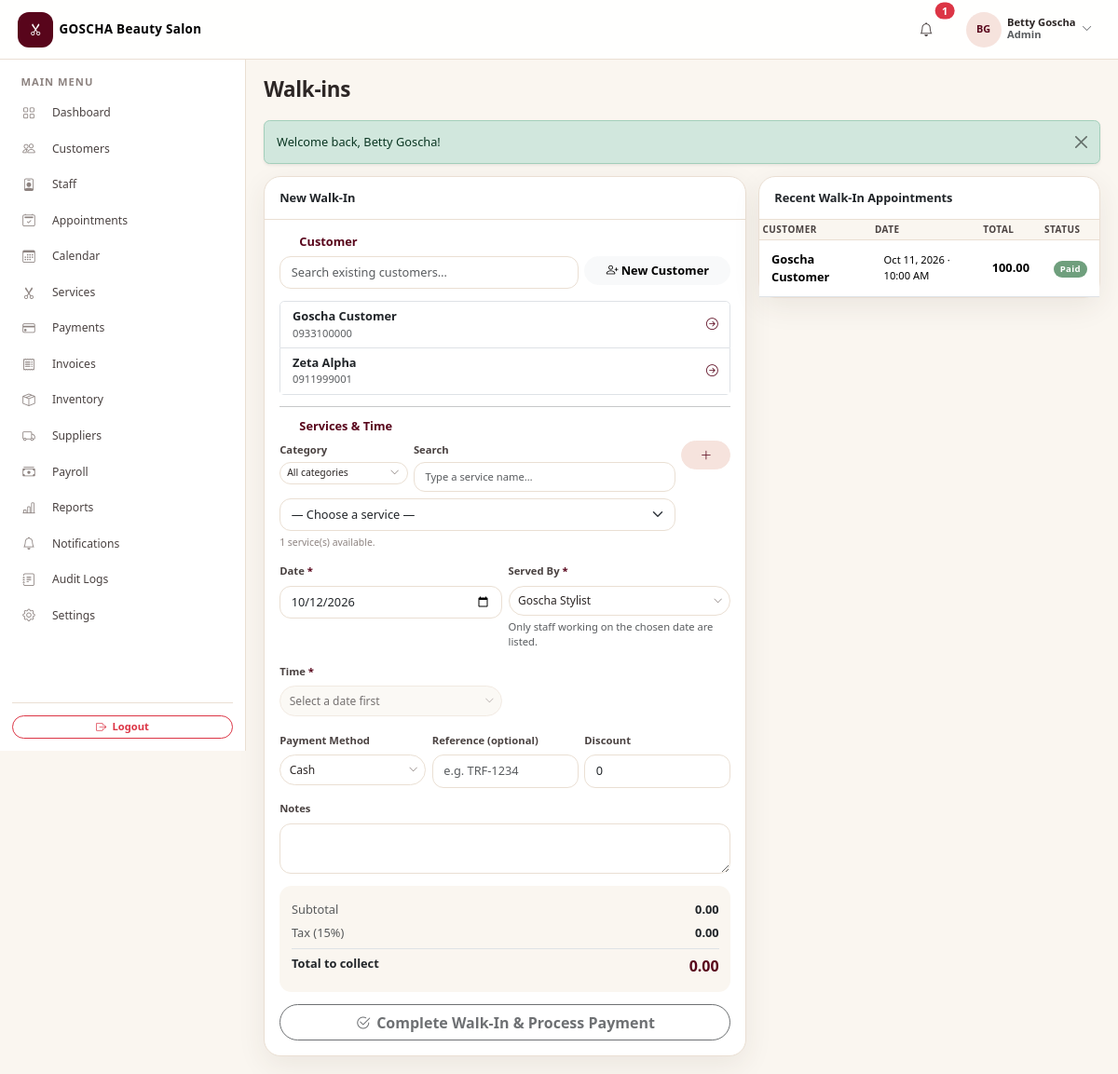
The page /admin/walkins.php (signed in) on the database its author committed.
### tables this page shows
CREATE TABLE `users` (
  `id` int(11) NOT NULL AUTO_INCREMENT,
  `salon_id` int(11) NOT NULL,
  `name` varchar(100) NOT NULL,
  `first_name` varchar(100) DEFAULT NULL,
  `last_name` varchar(100) DEFAULT NULL,
  `email` varchar(255) NOT NULL,
  `phone` varchar(20) DEFAULT NULL,
  `password` varchar(255) NOT NULL,
  `role` enum('admin','receptionist') NOT NULL DEFAULT 'admin',
  `status` enum('active','inactive') NOT NULL DEFAULT 'active',
  `created_at` datetime NOT NULL DEFAULT current_timestamp(),
  `updated_at` datetime NOT NULL DEFAULT current_timestamp() ON UPDATE current_timestamp(),
  PRIMARY KEY (`id`),
  UNIQUE KEY `uq_users_email` (`email`),
  KEY `idx_users_salon` (`salon_id`),
  CONSTRAINT `fk_users_salon` FOREIGN KEY (`salon_id`) REFERENCES `salons` (`id`)
);

CREATE TABLE `salons` (
  `id` int(11) NOT NULL AUTO_INCREMENT,
  `salon_name` varchar(150) NOT NULL,
  `owner_first_name` varchar(100) DEFAULT NULL,
  `owner_last_name` varchar(100) DEFAULT NULL,
  `email` varchar(255) DEFAULT NULL,
  `phone` varchar(20) DEFAULT NULL,
  `address` varchar(255) DEFAULT NULL,
  `timezone` varchar(64) NOT NULL DEFAULT 'Africa/Addis_Ababa',
  `currency` char(3) NOT NULL DEFAULT 'ETB',
  `status` enum('active','inactive') NOT NULL DEFAULT 'active',
  `setup_completed_at` datetime DEFAULT NULL,
  `created_at` datetime NOT NULL DEFAULT current_timestamp(),
  `updated_at` datetime NOT NULL DEFAULT current_timestamp() ON UPDATE current_timestamp(),
  PRIMARY KEY (`id`),
  UNIQUE KEY `uq_salons_name` (`salon_name`),
  KEY `idx_salons_status` (`status`)
);

CREATE TABLE `customers` (
  `id` int(11) NOT NULL AUTO_INCREMENT,
  `salon_id` int(11) NOT NULL,
  `first_name` varchar(100) NOT NULL,
  `last_name` varchar(100) NOT NULL,
  `phone` varchar(20) NOT NULL,
  `email` varchar(255) DEFAULT NULL,
  `password` varchar(255) DEFAULT NULL,
  `date_of_birth` date DEFAULT NULL,
  `gender` enum('female','male','other') DEFAULT NULL,
  `address` varchar(255) DEFAULT NULL,
  `skin_type` varchar(100) DEFAULT NULL,
  `hair_type` varchar(100) DEFAULT NULL,
  `allergies` text DEFAULT NULL,
  `notes` text DEFAULT NULL,
  `loyalty_points` int(11) NOT NULL DEFAULT 0,
  `created_at` datetime NOT NULL DEFAULT current_timestamp(),
  `updated_at` datetime NOT NULL DEFAULT current_timestamp() ON UPDATE current_timestamp(),
  PRIMARY KEY (`id`),
  KEY `idx_customers_phone` (`phone`),
  KEY `idx_customers_name` (`last_name`,`first_name`),
  KEY `idx_customers_salon` (`salon_id`),
  KEY `idx_cust_salon_name` (`salon_id`,`last_name`,`first_name`),
  CONSTRAINT `fk_customers_salon` FOREIGN KEY (`salon_id`) REFERENCES `salons` (`id`)
);

CREATE TABLE `appointments` (
  `id` int(11) NOT NULL AUTO_INCREMENT,
  `salon_id` int(11) NOT NULL,
  `customer_id` int(11) NOT NULL,
  `staff_id` int(11) DEFAULT NULL,
  `appointment_date` date NOT NULL,
  `start_time` time NOT NULL,
  `end_time` time NOT NULL,
  `status` enum('pending','confirmed','in_progress','completed','cancelled','no_show') NOT NULL DEFAULT 'pending',
  `notes` text DEFAULT NULL,
  `subtotal` decimal(10,2) NOT NULL DEFAULT 0.00,
  `discount` decimal(10,2) NOT NULL DEFAULT 0.00,
  `tax` decimal(10,2) NOT NULL DEFAULT 0.00,
  `total_amount` decimal(10,2) NOT NULL DEFAULT 0.00,
  `payment_status` enum('pending','partial','paid','refunded') NOT NULL DEFAULT 'pending',
  `created_by` int(11) DEFAULT NULL,
  `created_at` datetime NOT NULL DEFAULT current_timestamp(),
  `updated_at` datetime NOT NULL DEFAULT current_timestamp() ON UPDATE current_timestamp(),
  PRIMARY KEY (`id`),
  KEY `idx_appt_date` (`appointment_date`),
  KEY `idx_appt_status` (`status`),
  KEY `idx_appt_customer` (`customer_id`),
  KEY `idx_appt_staff` (`staff_id`),
  KEY `idx_appt_created_by` (`created_by`),
  KEY `idx_appointments_salon` (`salon_id`),
  KEY `idx_appt_salon_date` (`salon_id`,`appointment_date`),
  KEY `idx_appt_salon_staff` (`salon_id`,`staff_id`,`appointment_date`),
  KEY `idx_appt_salon_cust` (`salon_id`,`customer_id`),
  CONSTRAINT `fk_appointments_salon` FOREIGN KEY (`salon_id`) REFERENCES `salons` (`id`),
  CONSTRAINT `fk_appt_created_by` FOREIGN KEY (`created_by`) REFERENCES `users` (`id`) ON DELETE SET NULL,
  CONSTRAINT `fk_appt_customer` FOREIGN KEY (`customer_id`) REFERENCES `customers` (`id`) ON DELETE CASCADE,
  CONSTRAINT `fk_appt_staff` FOREIGN KEY (`staff_id`) REFERENCES `staff` (`id`) ON DELETE SET NULL
);

### modules/walkins.php (the view, shortened to what the rows shown need)
<?php
$salonId = (int)current_salon_id();
$preselect  = null;
$customersStmt = db()->prepare('SELECT id, first_name, last_name, phone FROM customers WHERE salon_id = :sid ORDER BY first_name LIMIT 500');
$customersStmt->execute(['sid' => $salonId]);
$customers = $customersStmt->fetchAll();
$serviceTree = service_picker_tree(true);
$recent = [];
try {
    $stmt = db()->prepare(
        'SELECT a.*, CONCAT(c.first_name, " ", c.last_name) AS customer_name, c.phone AS customer_phone
         FROM appointments a JOIN customers c ON c.id = a.customer_id AND c.salon_id = a.salon_id
         WHERE a.salon_id = :sid
         ORDER BY a.created_at DESC LIMIT 10'
    );
    $stmt->execute(['sid' => $salonId]);
    $recent = $stmt->fetchAll();
} catch (Throwable $e) {
}
include __DIR__ . '/../includes/header.php';
?>
<div class="row g-3">
    <div class="col-lg-7">
        <div class="card">
            <div class="card-body">
                <?php if ($preselect): ?>
                    <div class="d-flex align-items-center justify-content-between bg-blush rounded-4 p-3 mb-4">
                        <div class="d-flex align-items-center gap-3">
                            <span class="avatar"><?php echo e(initials($preselect['first_name'] . ' ' . $preselect['last_name'])); ?></span>
                            <div>
                                <div class="fw-bold"><?php echo e($preselect['first_name'] . ' ' . $preselect['last_name']); ?></div>
                                <div class="small text-muted"><?php echo e($preselect['phone']); ?> · <?php echo (int)$preselect['loyalty_points']; ?> pts</div>
                            </div>
                        </div>
                        <a href="walkins.php" class="btn btn-sm btn-light rounded-pill"><i class="bi bi-x-lg"></i> Change</a>
                    </div>
                <?php else: ?>
                    <div class="list-group mb-3" id="customerList" style="max-height:220px;overflow-y:auto;">
                        <?php foreach ($customers as $c): ?>
                            <a href="walkins.php?customer_id=<?php echo $c['id']; ?>" class="list-group-item list-group-item-action customer-item d-flex justify-content-between align-items-center"
                               data-search="<?php echo e(strtolower($c['first_name'] . ' ' . $c['last_name'] . ' ' . $c['phone'])); ?>">
                                <div>
                                    <div class="fw-semibold"><?php echo e($c['first_name'] . ' ' . $c['last_name']); ?></div>
                                    <div class="small text-muted"><?php echo e($c['phone']); ?></div>
                                </div>
                                <i class="bi bi-arrow-right-circle text-rose"></i>
                            </a>
                        <?php endforeach; ?>
                    </div>
                <?php endif; ?>
            </div>
        </div>
    </div>
    <div class="col-lg-5">
        <div class="card table-card">
            <div class="table-responsive">
                <table class="table table-sm align-middle mb-0">
                    <thead><tr><th>Customer</th><th>Date</th><th>Total</th><th>Status</th></tr></thead>
                    <tbody>
                    <?php if (!$recent): ?>
                        <tr><td colspan="4" class="text-center text-muted py-4">No walk-ins yet.</td></tr>
                    <?php else: foreach ($recent as $r): ?>
                        <tr>
                            <td class="fw-semibold"><?php echo e($r['customer_name']); ?></td>
                            <td class="small"><?php echo fmt_date($r['appointment_date']); ?> · <?php echo fmt_time($r['start_time']); ?></td>
                            <td class="fw-semibold"><?php echo money($r['total_amount']); ?></td>
                            <td><?php echo status_badge($r['payment_status']); ?></td>
                        </tr>
                    <?php endforeach; endif; ?>
                    </tbody>
                </table>
            </div>
        </div>
    </div>
</div>
<?php include __DIR__ . '/../includes/footer.php'; ?>

### includes/navbar.php (shortened to what the rows shown need)
<?php
$user = current_user();
$isAdmin = is_admin();
$base = $isAdmin ? 'admin' : 'receptionist';
$dashUrl = base_url($base . '/dashboard.php');
?>
<nav class="navbar app-navbar navbar-expand-lg sticky-top">
    <div class="container-fluid px-3 px-lg-4">
        <?php $brandLogo = salon_logo_url(); ?>
        <a class="navbar-brand d-flex align-items-center gap-2 fw-semibold" href="<?php echo $dashUrl; ?>">
            <?php if ($brandLogo !== ''): ?>
                <img src="<?php echo e($brandLogo); ?>" alt="<?php echo e(salon_name()); ?> logo" class="brand-logo">
            <?php else: ?>
                <span class="brand-mark"><i class="bi bi-scissors"></i></span>
            <?php endif; ?>
            <span class="brand-name d-none d-sm-inline"><?php echo e(salon_name()); ?></span>
        </a>
        <div class="d-flex align-items-center gap-2 gap-lg-3 ms-auto">
            <div class="dropdown">
                <button class="btn btn-user d-flex align-items-center gap-2" type="button" data-bs-toggle="dropdown" aria-expanded="false">
                    <span class="avatar"><?php echo e(initials($user['name'])); ?></span>
                    <span class="d-none d-md-block text-start">
                        <span class="d-block user-name small lh-1"><?php echo e($user['name']); ?></span>
                        <span class="d-block user-role small text-muted"><?php echo e(ucfirst($user['role'])); ?></span>
                    </span>
                    <i class="bi bi-chevron-down small text-muted"></i>
                </button>
            </div>
        </div>
    </div>
</nav>

### includes/functions.php (shortened to what the rows shown need)
<?php
function e($value): string
{
    return htmlspecialchars((string)$value, ENT_QUOTES, 'UTF-8');
}
function base_url(string $path = ''): string
{
    static $base = null;
    if ($base === null) {
        $rootDir   = realpath(dirname(__DIR__));
        $scriptDir = realpath(dirname($_SERVER['SCRIPT_FILENAME'] ?? __DIR__));
        $depth = 0;
        $dir   = $scriptDir;
        while ($dir && $rootDir && realpath($dir) !== $rootDir && strpos(realpath($dir), $rootDir) === 0) {
            $depth++;
            $dir = dirname($dir);
        }
        $base = str_repeat('../', $depth);
    }
    return $base . $path;
}
function money($amount): string
{
    return number_format((float)$amount, 2);
}
function fmt_time($time): string
{
    return date('g:i A', strtotime((string)$time));
}
function fmt_date($date): string
{
    return date('M j, Y', strtotime((string)$date));
}
function &_settings_cache(): array
{
    static $cache = [];
    return $cache;
}
function settings_salon_id(): int
{
    if (function_exists('default_salon_id')) {
        $id = default_salon_id();
        if ($id > 0) {
            return $id;
        }
    }
}
function get_setting(string $key, $default = null)
{
    $salonId = settings_salon_id();
    $cache =& _settings_cache();
    if (($cache['_generation'] ?? -1) !== settings_cache_generation()
        || !isset($cache['_salons'][$salonId])) {
        $loaded = [];
        try {
            $stmt = db()->prepare(
                'SELECT setting_key, setting_value FROM settings WHERE salon_id = :sid'
            );
            $stmt->execute(['sid' => $salonId]);
            foreach ($stmt->fetchAll() as $row) {
                $loaded[$row['setting_key']] = $row['setting_value'];
            }
        } catch (Throwable $e) {
        }
        if (!isset($cache['_salons']) || !is_array($cache['_salons'])) {
            $cache['_salons'] = [];
        }
        $cache['_salons'][$salonId] = $loaded;
    }
    $value = $cache['_salons'][$salonId][$key] ?? null;
    return ($value !== null && $value !== '') ? $value : $default;
}
function settings_cache_generation(): int
{
    return (int)($GLOBALS['__settings_cache_generation'] ?? 0);
}
function salon_name(): string
{
    if (function_exists('salon_profile')) {
        $profile = salon_profile();
        if (is_array($profile) && trim((string)($profile['salon_name'] ?? '')) !== '') {
            return (string)$profile['salon_name'];
        }
    }
    $mirrored = trim((string)get_setting('salon_name', ''));
    return $mirrored !== '' ? $mirrored : 'Your Salon';
}
function salon_logo_path(): string
{
    return trim((string)get_setting('salon_logo', ''));
}
function salon_logo_url(): string
{
    $path = salon_logo_path();
    if ($path === '') {
        return '';
    }
    $normalized = ltrim(str_replace('\\', '/', $path), '/');
    $url = base_url($normalized);
    return $url;
}
function status_badge(string $status): string
{
    $map = [
        'active'      => 'success',
        'inactive'    => 'secondary',
        'paid'        => 'success',
        'pending'     => 'warning',
        'partial'     => 'info',
        'refunded'    => 'danger',
        'unpaid'      => 'danger',
        'void'        => 'secondary',
        'confirmed'   => 'primary',
        'in_progress' => 'info',
        'completed'   => 'success',
        'cancelled'   => 'danger',
        'no_show'     => 'secondary',
        'waiting'     => 'warning',
        'converted'   => 'success',
    ];
    $class = $map[strtolower($status)] ?? 'secondary';
    return '<span class="badge badge-status bg-' . $class . '">' . e(ucwords(str_replace('_', ' ', $status))) . '</span>';
}
function services_for_picker(bool $onlyActive = true): array
{
    $salonId = default_salon_id();
    $where = $onlyActive ? "AND s.status = 'active'" : '';
    $stmt = db()->prepare(
        "SELECT s.id, s.name, s.description, s.price, s.duration_minutes, s.status,
                s.category_id, s.subcategory_id, s.sort_order,
                c.name AS category_name, c.sort_order AS category_order,
                sc.name AS subcategory_name, sc.sort_order AS subcategory_order
           FROM services s
           LEFT JOIN service_categories c    ON c.id  = s.category_id    AND c.salon_id  = s.salon_id
           LEFT JOIN service_subcategories sc ON sc.id = s.subcategory_id AND sc.salon_id = s.salon_id
          WHERE s.salon_id = :sid $where
       ORDER BY COALESCE(c.sort_order, 999999), c.name,
                COALESCE(sc.sort_order, 999999), sc.name,
                s.sort_order, s.name, s.id"
    );
    $stmt->execute(['sid' => $salonId]);
    return $stmt->fetchAll();
}
function group_services_by_hierarchy(array $services): array
{
    $tree = [];
    foreach ($services as $svc) {
        $catId = (int)($svc['category_id'] ?? 0);
        if ($catId <= 0) {
            $tree[0]['category'] = [
                'id'          => 0,
                'name'        => 'Uncategorised',
                'status'      => '',
                'sort_order'  => 999999,
            ];
            $catId = 0;
        } elseif (!isset($tree[$catId])) {
            $tree[$catId]['category'] = [
                'id'         => $catId,
                'name'       => (string)($svc['category_name'] ?? ''),
                'status'     => '',
                'sort_order' => (int)($svc['category_order'] ?? 999999),
            ];
        }
        $subId = (int)($svc['subcategory_id'] ?? 0);
        if ($subId <= 0) {
            $tree[$catId]['direct'][] = $svc;
            continue;
        }
        $tree[$catId]['subcategories'][$subId]['subcategory'] = [
            'id'         => $subId,
            'name'       => (string)($svc['subcategory_name'] ?? ''),
            'status'     => '',
            'sort_order' => (int)($svc['subcategory_order'] ?? 999999),
        ];
        $tree[$catId]['subcategories'][$subId]['services'][] = $svc;
    }
    uasort($tree, static function ($a, $b) {
        return [$a['category']['sort_order'], $a['category']['name']]
            <=> [$b['category']['sort_order'], $b['category']['name']];
    });
    foreach ($tree as &$node) {
        $node['direct'] = $node['direct'] ?? [];
    }
    return array_values($tree);
}

### rows shown on the page
users: salon.salon_name "GOSCHA Beauty Salon", name "BG", name "Betty Goscha", role "Admin"
customers: first_name+last_name "Goscha Customer", phone "0933100000"
customers: first_name+last_name "Zeta Alpha", phone "0911999001"
appointments: customer_name "Goscha Customer", appointment_date "Oct 11, 2026", start_time "10:00 AM", total_amount "100.00", payment_status "Paid"

### other values the page prints
$unreadCount "1"
$label "Dashboard"
$label "Customers"
$label "Staff"
$label "Appointments"
$label "Calendar"
$label "Services"
$label "Payments"
$label "Invoices"
$label "Inventory"
$label "Suppliers"
$label "Payroll"
$label "Reports"
$label "Notifications"
$label "Audit Logs"
